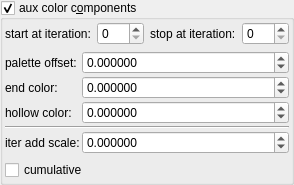
    <widget class="MyGroupBox" name="groupCheck_fold_color_aux_color_enabled_false">
     <property name="title">
      <string>aux color c&amp;omponents</string>
     </property>
     <property name="checkable">
      <bool>true</bool>
     </property>
     <layout class="QVBoxLayout" name="verticalLayout_12">
      <property name="leftMargin">
       <number>2</number>
      </property>
      <property name="topMargin">
       <number>2</number>
      </property>
      <property name="rightMargin">
       <number>2</number>
      </property>
      <property name="bottomMargin">
       <number>2</number>
      </property>
      <item>
       <layout class="QHBoxLayout" name="horizontalLayout_21" stretch="0,1,0,1">
        <item>
         <widget class="QLabel" name="label_102">
          <property name="text">
           <string>start at iteration:</string>
          </property>
         </widget>
        </item>
        <item>
         <widget class="MySpinBox" name="spinboxInt_fold_color_start_iterations_A">
          <property name="sizePolicy">
           <sizepolicy hsizetype="Minimum" vsizetype="Maximum">
            <horstretch>0</horstretch>
            <verstretch>0</verstretch>
           </sizepolicy>
          </property>
          <property name="minimum">
           <number>0</number>
          </property>
          <property name="maximum">
           <number>999</number>
          </property>
          <property name="value">
           <number>0</number>
          </property>
         </widget>
        </item>
        <item>
         <widget class="QLabel" name="label_74">
          <property name="text">
           <string>stop at iteration:</string>
          </property>
         </widget>
        </item>
        <item>
         <widget class="MySpinBox" name="spinboxInt_fold_color_stop_iterations_A">
          <property name="sizePolicy">
           <sizepolicy hsizetype="Preferred" vsizetype="Maximum">
            <horstretch>0</horstretch>
            <verstretch>0</verstretch>
           </sizepolicy>
          </property>
          <property name="maximum">
           <number>999</number>
          </property>
         </widget>
        </item>
       </layout>
      </item>
      <item>
       <layout class="QGridLayout" name="gridLayout_33" columnstretch="0,1">
        <property name="spacing">
         <number>2</number>
        </property>
        <item row="1" column="1">
         <widget class="MyDoubleSpinBox" name="spinbox4_fold_color_difs_0000_w">
          <property name="sizePolicy">
           <sizepolicy hsizetype="Minimum" vsizetype="Maximum">
            <horstretch>0</horstretch>
            <verstretch>0</verstretch>
           </sizepolicy>
          </property>
          <property name="prefix">
           <string/>
          </property>
          <property name="suffix">
           <string/>
          </property>
          <property name="decimals">
           <number>6</number>
          </property>
          <property name="minimum">
           <double>-100.000000000000000</double>
          </property>
          <property name="maximum">
           <double>100.000000000000000</double>
          </property>
          <property name="singleStep">
           <double>0.100000000000000</double>
          </property>
         </widget>
        </item>
        <item row="3" column="0" colspan="2">
         <widget class="Line" name="line_3">
          <property name="orientation">
           <enum>Qt::Horizontal</enum>
          </property>
         </widget>
        </item>
        <item row="4" column="1">
         <widget class="MyDoubleSpinBox" name="spinbox_fold_color_difs0">
          <property name="sizePolicy">
           <sizepolicy hsizetype="Minimum" vsizetype="Maximum">
            <horstretch>0</horstretch>
            <verstretch>0</verstretch>
           </sizepolicy>
          </property>
          <property name="prefix">
           <string/>
          </property>
          <property name="suffix">
           <string/>
          </property>
          <property name="decimals">
           <number>6</number>
          </property>
          <property name="minimum">
           <double>-100.000000000000000</double>
          </property>
          <property name="maximum">
           <double>100.000000000000000</double>
          </property>
          <property name="singleStep">
           <double>0.100000000000000</double>
          </property>
         </widget>
        </item>
        <item row="4" column="0">
         <widget class="QLabel" name="label_294">
          <property name="text">
           <string>iter add scale:</string>
          </property>
         </widget>
        </item>
        <item row="2" column="1">
         <widget class="MyDoubleSpinBox" name="spinbox4_fold_color_difs_0000_z">
          <property name="sizePolicy">
           <sizepolicy hsizetype="Minimum" vsizetype="Maximum">
            <horstretch>0</horstretch>
            <verstretch>0</verstretch>
           </sizepolicy>
          </property>
          <property name="prefix">
           <string/>
          </property>
          <property name="suffix">
           <string/>
          </property>
          <property name="decimals">
           <number>6</number>
          </property>
          <property name="minimum">
           <double>-100.000000000000000</double>
          </property>
          <property name="maximum">
           <double>100.000000000000000</double>
          </property>
          <property name="singleStep">
           <double>0.100000000000000</double>
          </property>
         </widget>
        </item>
        <item row="2" column="0">
         <widget class="QLabel" name="label_292">
          <property name="text">
           <string>hollow color:</string>
          </property>
         </widget>
        </item>
        <item row="0" column="1">
         <widget class="MyDoubleSpinBox" name="spinbox4_fold_color_difs_0000_x">
          <property name="sizePolicy">
           <sizepolicy hsizetype="Minimum" vsizetype="Maximum">
            <horstretch>0</horstretch>
            <verstretch>0</verstretch>
           </sizepolicy>
          </property>
          <property name="prefix">
           <string/>
          </property>
          <property name="suffix">
           <string/>
          </property>
          <property name="decimals">
           <number>6</number>
          </property>
          <property name="minimum">
           <double>-100.000000000000000</double>
          </property>
          <property name="maximum">
           <double>100.000000000000000</double>
          </property>
          <property name="singleStep">
           <double>0.100000000000000</double>
          </property>
         </widget>
        </item>
        <item row="1" column="0">
         <widget class="QLabel" name="label_291">
          <property name="text">
           <string>end color:</string>
          </property>
         </widget>
        </item>
        <item row="0" column="0">
         <widget class="QLabel" name="label_290">
          <property name="text">
           <string>palette offset:</string>
          </property>
         </widget>
        </item>
       </layout>
      </item>
      <item>
       <widget class="MyCheckBox" name="checkBox_fold_color_aux_color_enabledB_false">
        <property name="text">
         <string notr="true">cumulative</string>
        </property>
       </widget>
      </item>
     </layout>
    </widget>
